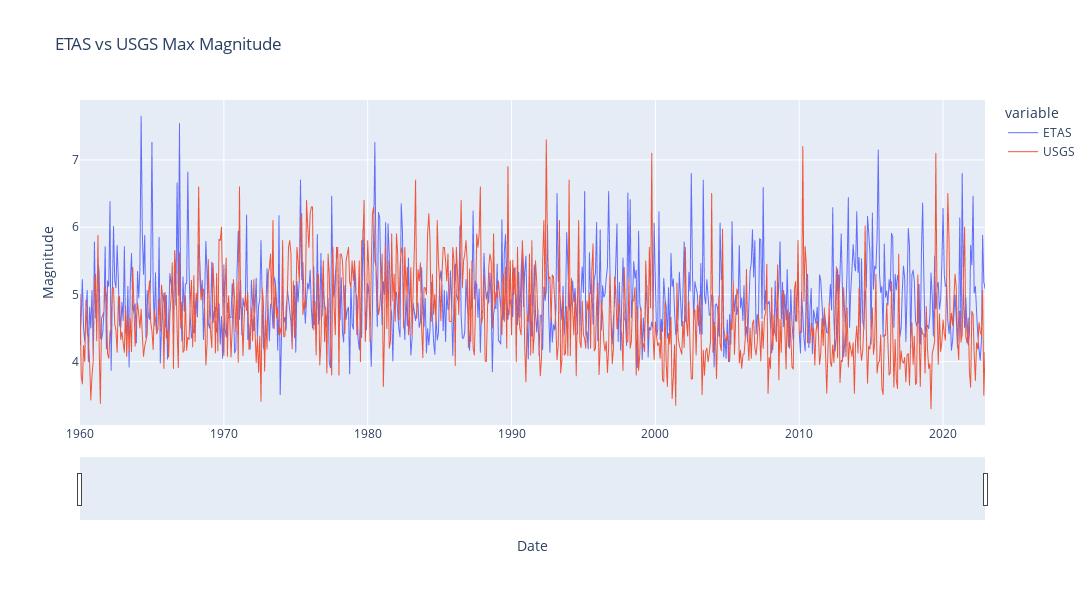

Here is the notebook cell this chart was saved with:
### Code cell
merged_max_mag['Date'] = merged_max_mag['Date'].dt.to_timestamp()

# Create a Plotly figure
fig = px.line(merged_max_mag, x='Date', y=['ETAS', 'USGS'], labels={'value': 'Magnitude'}, title='ETAS vs USGS Max Magnitude')
fig.update_layout(
    width=1200,
    height=600,
)

fig.update_traces(line=dict(width=1.0))
# Add interactivity
fig.update_xaxes(rangeslider_visible=True)
fig.update_layout(dragmode='pan', hovermode='x')

# Show the interactive plot
fig.show()

### Figure 1 — Plotly figure (JSON) as saved in the notebook; plotly's stock layout.template omitted (floating-point values rounded to 4 significant figures; data arrays with more than 128 entries replaced by an {"elided": "..."} marker saying what was removed)
{"data": [{"hovertemplate": "variable=ETAS<br>Date=%{x}<br>Magnitude=%{y}<extra></extra>", "legendgroup": "ETAS", "line": {"color": "#636efa", "dash": "solid", "width": 1}, "marker": {"symbol": "circle"}, "mode": "lines", "name": "ETAS", "showlegend": true, "type": "scattergl", "x": {"elided": "755 str values"}, "xaxis": "x", "y": {"elided": "755 float values"}, "yaxis": "y"}, {"hovertemplate": "variable=USGS<br>Date=%{x}<br>Magnitude=%{y}<extra></extra>", "legendgroup": "USGS", "line": {"color": "#EF553B", "dash": "solid", "width": 1}, "marker": {"symbol": "circle"}, "mode": "lines", "name": "USGS", "showlegend": true, "type": "scattergl", "x": {"elided": "755 str values"}, "xaxis": "x", "y": {"elided": "755 float values"}, "yaxis": "y"}], "layout": {"dragmode": "pan", "height": 600, "hovermode": "x", "legend": {"title": {"text": "variable"}, "tracegroupgap": 0}, "title": {"text": "ETAS vs USGS Max Magnitude"}, "width": 1200, "xaxis": {"anchor": "y", "domain": [0, 1], "rangeslider": {"visible": true}, "title": {"text": "Date"}}, "yaxis": {"anchor": "x", "domain": [0, 1], "title": {"text": "Magnitude"}}}}
